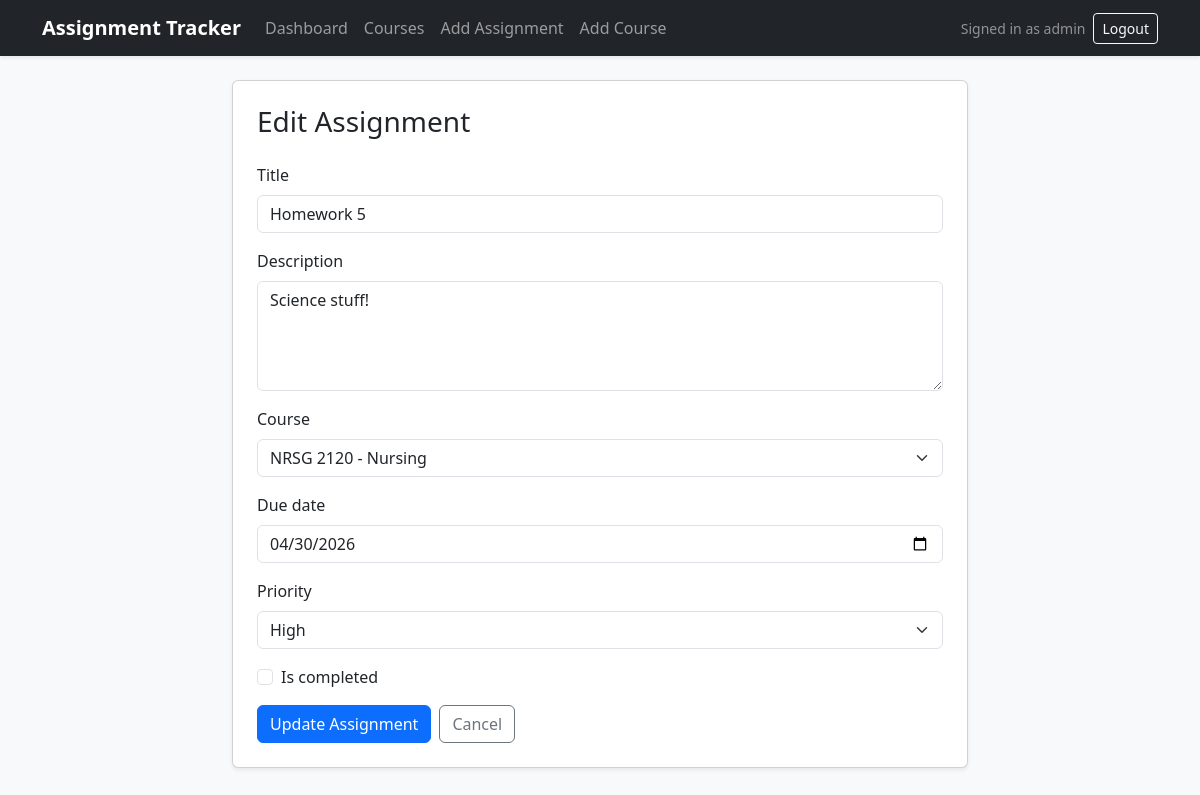
The page /assignments/8/edit/ (signed in) on the database its author committed.
### assignmenttracker/models.py (models this page shows, shortened)
class Assignment(models.Model):
    class PriorityChoices(models.IntegerChoices):
        HIGH = 1, 'High'
        MEDIUM = 2, 'Medium'
        LOW = 3, 'Low'
    user = models.ForeignKey(
        settings.AUTH_USER_MODEL,
        on_delete=models.CASCADE,
        related_name='assignments'
    )
    course = models.ForeignKey(
        Course,
        on_delete=models.SET_NULL,
        null=True,
        blank=True,
        related_name='assignments'
    )
    title = models.CharField(max_length=200)
    description = models.TextField(blank=True)
    due_date = models.DateField()
    priority = models.PositiveSmallIntegerField(
        choices=PriorityChoices.choices,
        default=PriorityChoices.MEDIUM
    )
    is_completed = models.BooleanField(default=False)
    created_at = models.DateTimeField(auto_now_add=True)
    updated_at = models.DateTimeField(auto_now=True)
    class Meta:
        ordering = ['is_completed', 'due_date', 'priority', 'title']

### assignmenttracker/views.py (the view)
# urls.py: path('assignments/<int:pk>/edit/', views.assignment_edit, name='assignment_edit'),
@login_required
def assignment_edit(request, pk):
    assignment = get_object_or_404(Assignment, pk=pk, user=request.user)
    if request.method == 'POST':
        form = AssignmentForm(request.POST, instance=assignment, user=request.user)
        if form.is_valid():
            form.save()
            messages.success(request, 'Assignment updated successfully.')
            return redirect('dashboard')
    else:
        form = AssignmentForm(instance=assignment, user=request.user)
    return render(request, 'assignmenttracker/assignment_form.html', {
        'form': form,
        'page_title': 'Edit Assignment',
        'button_text': 'Update Assignment',
    })

### assignmenttracker/models.py (called while the page is built)
    def __str__(self):
        if self.course_code:
            return f"{self.course_code} - {self.name}"
        return self.name

### assignmenttracker/templates/assignmenttracker/assignment_form.html (shortened to what this page needs)
{% extends 'assignmenttracker/base.html' %}
{% block content %}
<div class="row justify-content-center">
    <div class="col-lg-8">
        <div class="card shadow-sm">
            <div class="card-body p-4">
                <h1 class="h3 mb-4">{{ page_title }}</h1>
                <form method="POST">
                    {% for field in form %}
                        {% if field.name == 'is_completed' %}
                            <div class="form-check mb-3">
                                {{ field }}
                                <label class="form-check-label" for="{{ field.id_for_label }}">
                                    {{ field.label }}
                                </label>
                            </div>
                        {% else %}
                            <div class="mb-3">
                                <label class="form-label" for="{{ field.id_for_label }}">{{ field.label }}</label>
                                {{ field }}
                            </div>
                        {% endif %}
                    {% endfor %}
                    <div class="d-flex gap-2">
                        <button type="submit" class="btn btn-primary">{{ button_text }}</button>
                        <a href="{% url 'dashboard' %}" class="btn btn-outline-secondary">Cancel</a>
                    </div>
                </form>
            </div>
        </div>
    </div>
</div>
{% endblock %}

### assignmenttracker/templates/assignmenttracker/base.html (shortened to what this page needs)
<!doctype html>
<html lang="en">
<head>
    <link href="https://cdn.jsdelivr.net/npm/bootstrap@5.3.3/dist/css/bootstrap.min.css" rel="stylesheet">
</head>
<body>
    <nav class="navbar navbar-expand-lg navbar-dark bg-dark shadow-sm">
        <div class="container">
            <a class="navbar-brand" href="{% url 'dashboard' %}">Assignment Tracker</a>
            <div class="collapse navbar-collapse" id="mainNavbar">
                {% if user.is_authenticated %}
                    <ul class="navbar-nav me-auto mb-2 mb-lg-0">
                        <li class="nav-item">
                            <a class="nav-link" href="{% url 'dashboard' %}">Dashboard</a>
                        </li>
                        <li class="nav-item">
                            <a class="nav-link" href="{% url 'course_list' %}">Courses</a>
                        </li>
                        <li class="nav-item">
                            <a class="nav-link" href="{% url 'assignment_add' %}">Add Assignment</a>
                        </li>
                        <li class="nav-item">
                            <a class="nav-link" href="{% url 'course_add' %}">Add Course</a>
                        </li>
                    </ul>
                    <div class="d-flex align-items-center gap-2">
                        <span class="text-white-50 small">Signed in as {{ user.username }}</span>
                        <form method="POST" action="{% url 'logout' %}" class="mb-0">
                            <button type="submit" class="btn btn-outline-light btn-sm">Logout</button>
                        </form>
                    </div>
                {% else %}
                    <div class="ms-auto d-flex gap-2">
                        <a href="{% url 'login' %}" class="btn btn-outline-light btn-sm">Login</a>
                        <a href="{% url 'signup' %}" class="btn btn-warning btn-sm">Sign Up</a>
                    </div>
                {% endif %}
            </div>
        </div>
    </nav>
    <div class="container py-4">
        {% block content %}{% endblock %}
    </div>
</body>
</html>

### assignmenttracker/templates/assignmenttracker/base.html (style rules this page uses)
body { background-color: #f8f9fa; }
.navbar-brand { font-weight: 700; }

### rows shown on the page
Assignment: form "Homework 5" "Science stuff!" "NRSG 2120 - Nursing" "04/30/2026" "High"

### other values the page prints
{{ user.username }} "admin"
{{ page_title }} "Edit Assignment"
{{ field.label }} "Title" "Description" "Course" "Due date" "Priority"
{{ field.label }} "Is completed"
{{ button_text }} "Update Assignment"
